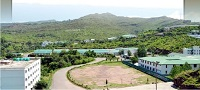
#> input picture bgsbu.jpg, 200 x 90 px
$ python CV@.py
#> lines starting #> are read from the running program, lines starting #| are printed output that depends on the picture; after the words box and inside, x2 and y2 are one past the last pixel; in counts of white or black regions, pixels touching at a corner belong together
import cv2
import numpy as np

img = cv2.imread('bgsbu.jpg')
#> img is the input picture: shape (90, 200, 3); mean B, G, R 144, 161.2, 151.3

# cv2.rectangle(img, (0, 200), (600, 900), (255, 0, 0), 20)
# cv2.circle(img, (300, 250), 100, (0, 0, 255), 5)
cv2.imshow('image', img)

pts = np.array([[10, 5], [20, 30], [70, 20], [50, 10]], np.int32)

cv2.polylines(img, [pts], True, (0, 255, 0), 5)
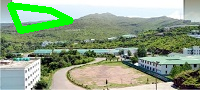
#> img: shape (90, 200, 3); 5.25% of pixels changed, all inside (x1, y1, x2, y2) = (7, 2, 74, 34)

font = cv2.FONT_HERSHEY_SIMPLEX
cv2.putText(img, 'HUHAHAHA', (500, 130), font, 5, (0, 0, 255), 5, cv2.LINE_8)
cv2.waitKey(0)
cv2.destroyAllWindows()

$ run again, with ME.jpg copied over bgsbu.jpg
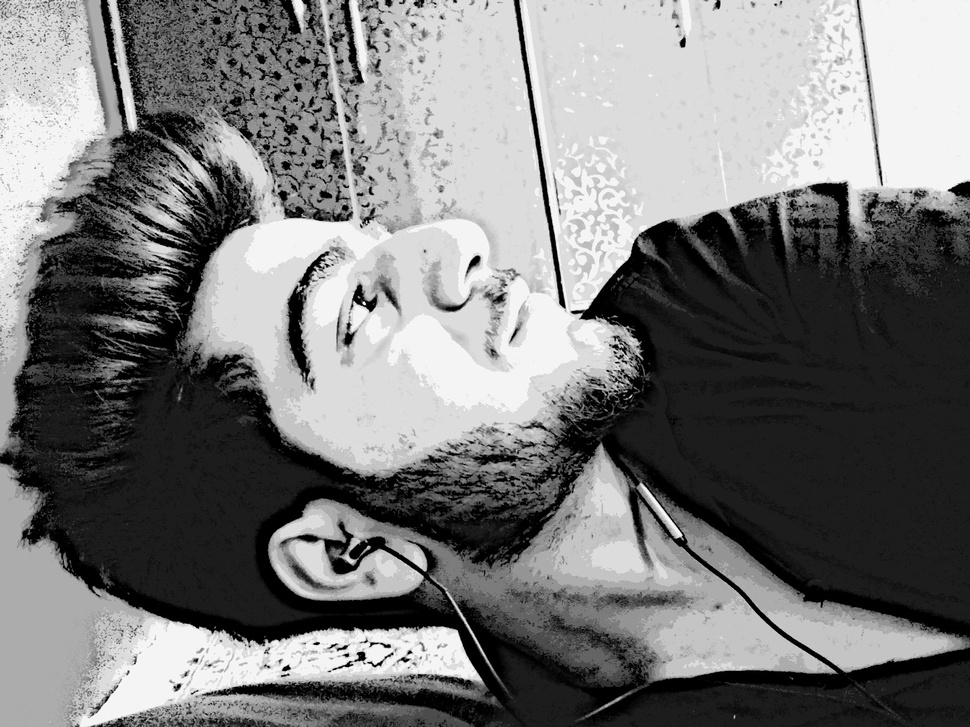
#> input picture ME.jpg, 970 x 727 px, shrunk from 1747 x 1310 before the run
#> img is the input picture: shape (727, 970, 3); min 0, max 255, mean 121.3
#> `cv2.putText(img, 'HUHAHAHA', (500, 130), font, 5, (0, 0, 255), 5, cv2...`:
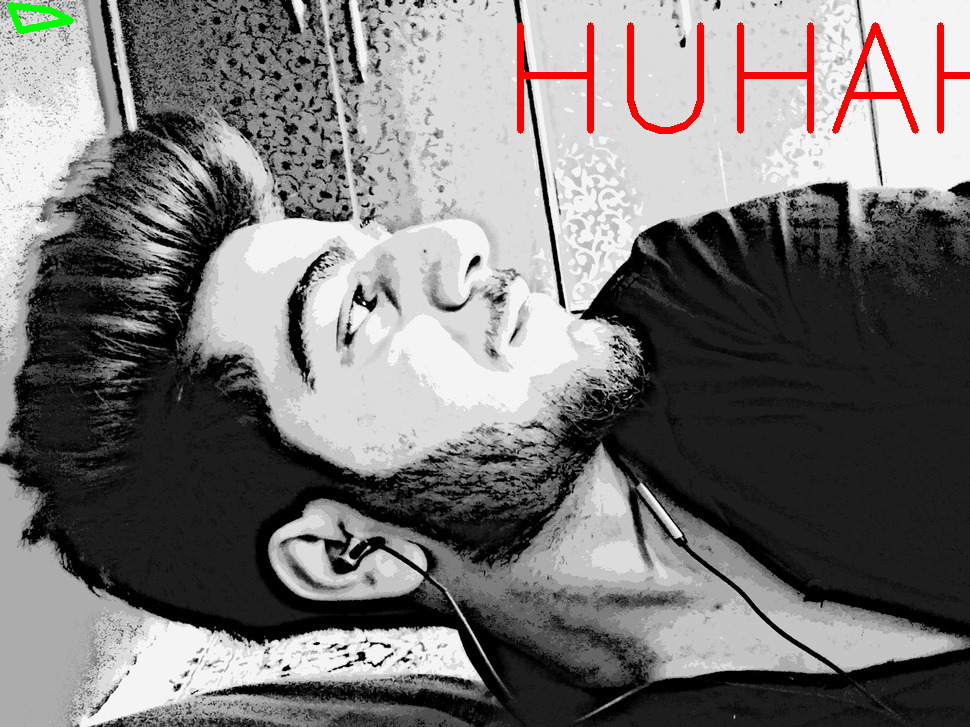
#> img: shape (727, 970, 3); mean B, G, R 118.4, 118.7, 121.5
